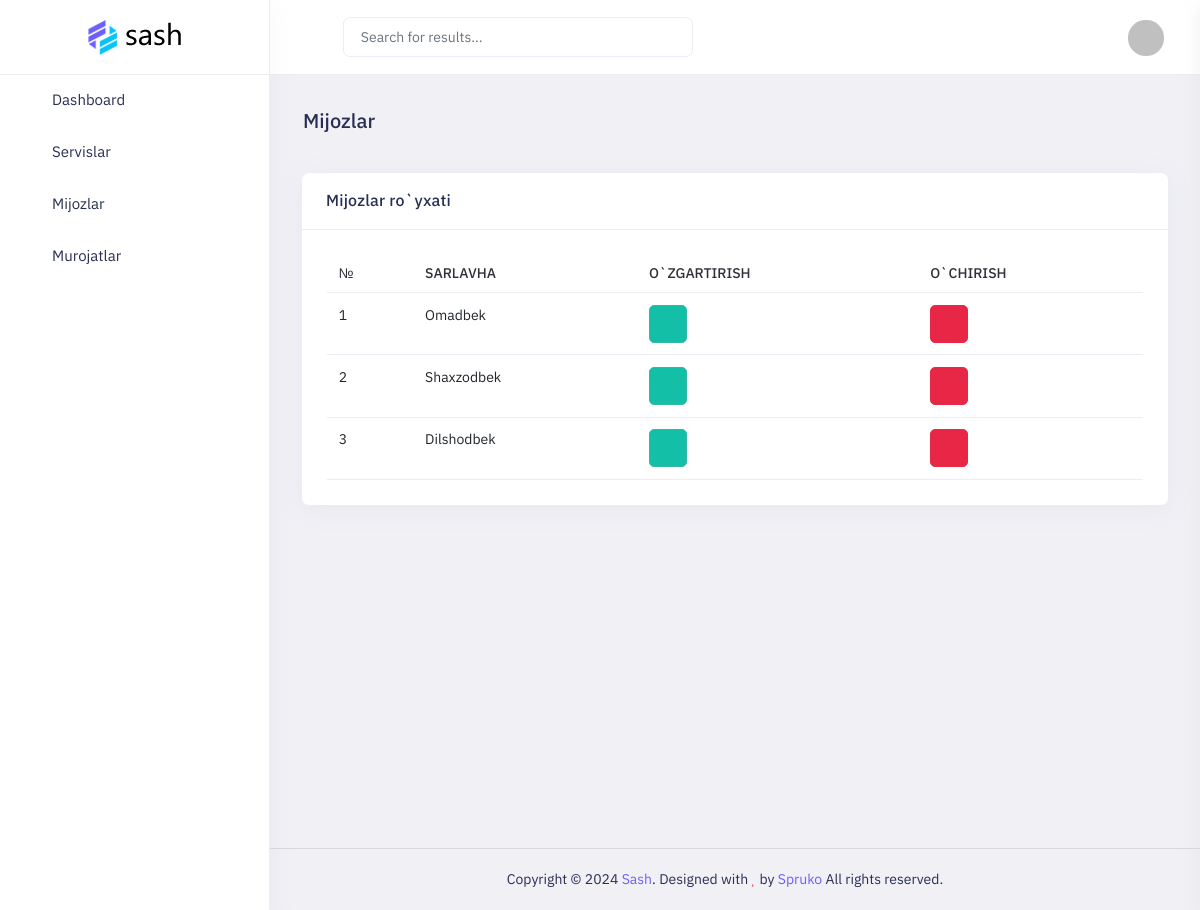
/dashboard/clients/list, run on the app's committed database.
### main/models.py (models this page shows, shortened)
class Clients(models.Model):
    image = models.ImageField(upload_to='clients')
    name = models.CharField(max_length=20)
    opinion = models.CharField(max_length=255)

### main/views.py (the view)
# urls.py: path('dashboard/clients/list', clients,  name = 'clients'),
def clients(request):
    clients = models.Clients.objects.all()
    return render(request, 'dashboard/clients/list.html', {'clients':clients})

### templates/dashboard/clients/list.html
{% extends 'dashboard/base.html' %}
{% block content %}
    <div class="main-content app-content mt-0">
        <div class="side-app">
            <div class="main-container container-fluid">
                <div class="page-header">
                    <h1 class="page-title">Mijozlar</h1>
                </div>
                <div class="row">
                    <div class="col-3"></div>
                    <div class="col-xl-6">
                        <div class="card">
                            <div class="card-header">
                                <h3 class="card-title">Mijozlar ro`yxati</h3>
                            </div>
                            <div class="card-body">
                                <div class="table-responsive">
                                    <table class="table text-nowrap text-md-nowrap mb-0">
                                        <thead>
                                            <tr>
                                                <th>№</th>
                                                <th>Sarlavha</th>
                                                <th>O`zgartirish</th>
                                                <th>O`chirish</th>
                                            </tr>
                                        </thead>
                                        <tbody>
                                            {% for client in clients %}
                                            <tr>
                                                <td>{{forloop.counter}}</td>
                                                <td>{{client.name}}</td>
                                                <td><a href="{% url 'update_client' client.id %}" class="btn btn-icon  btn-success" style="color: white;"><i class="fa fa-arrow-right"></i></a></td>
                                                <td><a href="{% url 'delete_client' client.id %}" class="btn btn-icon  btn-danger"><i class="fe fe-trash"></i></a></td>
                                            </tr>
                                            {% endfor %}
                                        </tbody>
                                    </table>
                                </div>
                            </div>
                        </div>
                    </div>
                </div>
            </div>
        </div>
    </div>
    {% endblock %}

### data on the page
Clients: name "Omadbek"
Clients: name "Shaxzodbek"
Clients: name "Dilshodbek"
